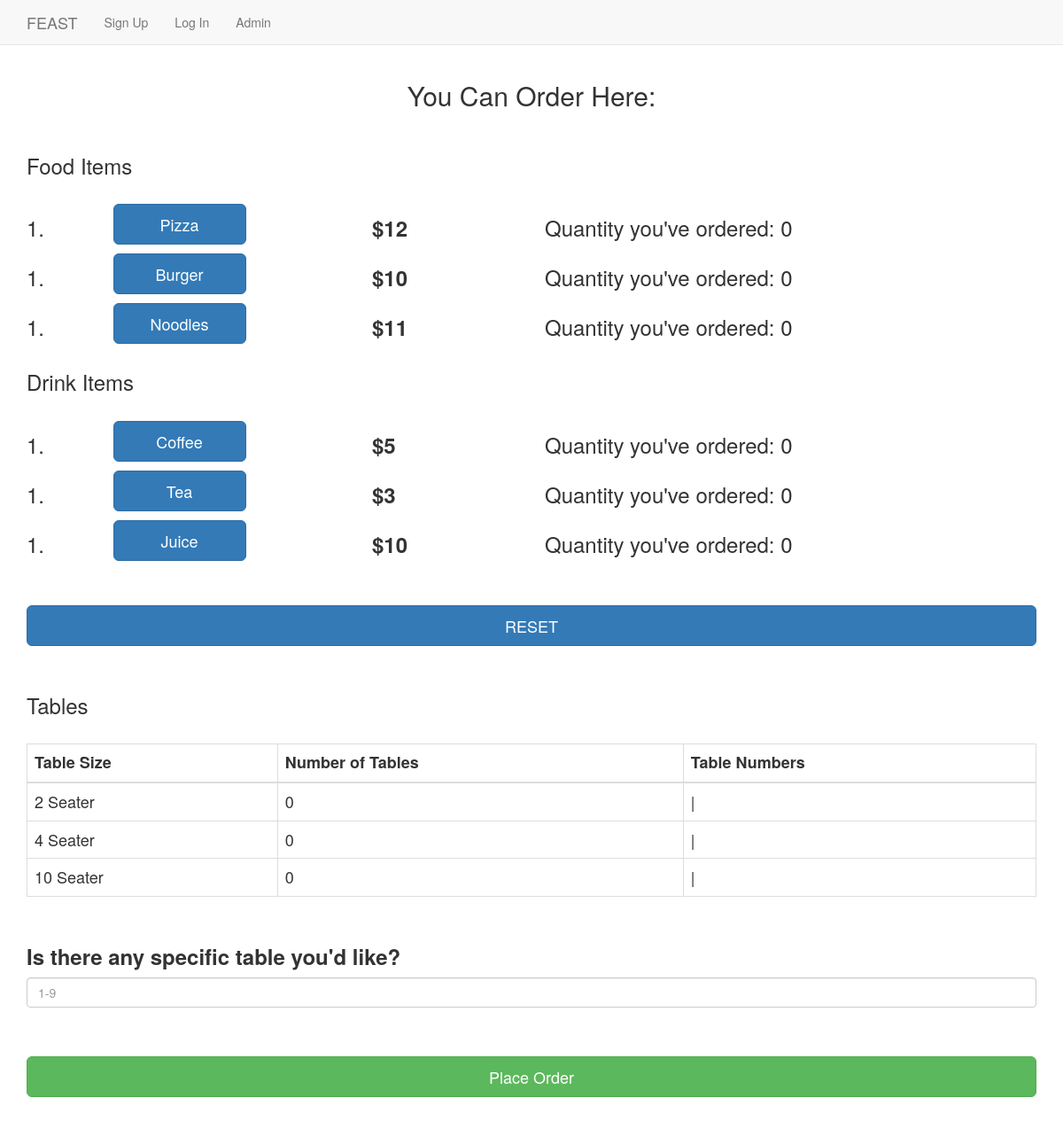
/order/, run on an earlier commit of the app's database.
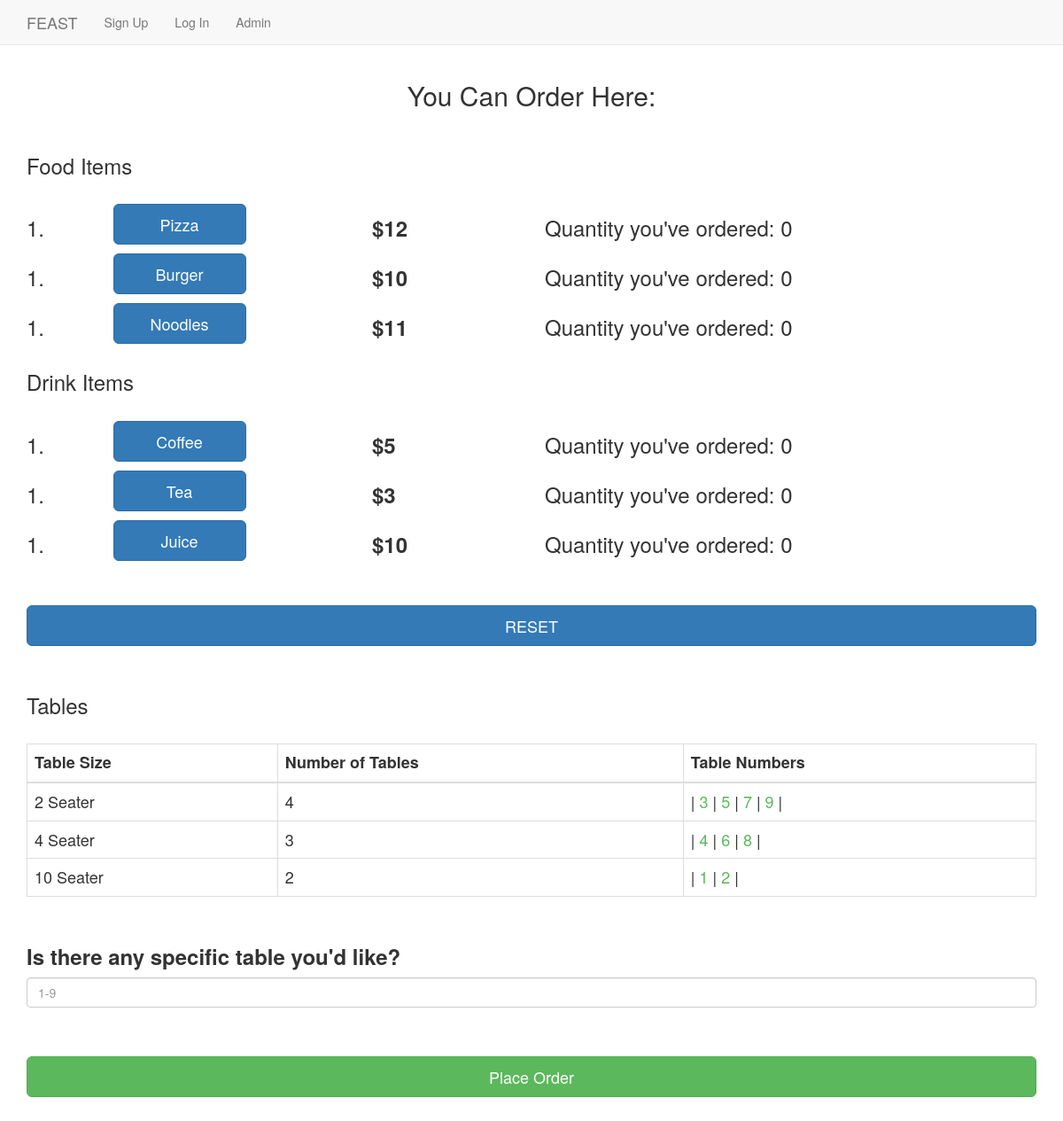
And on a later commit of the database.
### restaurant/models.py (models this page shows, shortened)
class food_item(models.Model):
    name = models.CharField(max_length=264)
    price = models.PositiveSmallIntegerField(default=0)

class drink_item(models.Model):
    name = models.CharField(max_length=264)
    price = models.PositiveSmallIntegerField(default=0)

class table(models.Model):
    table_num = models.IntegerField(default=0)
    is_occupied = models.BooleanField(default=False)
    seats = models.IntegerField(default=0)

### restaurant/views.py (the view, shortened to what this page needs)
# urls.py: url(r'^order/',views.order,name='order'),
def order(request):
    if request.method == "GET":
        return render(request,'restaurant/order.html',{"food_items":food_item.objects.all(),"drink_items":drink_item.objects.all(),"seats_2":table.objects.filter(seats=2),"seats_4":table.objects.filter(seats=4),"seats_10":table.objects.filter(seats=10)})

### templates/restaurant/order.html (shortened to what this page needs)
<!DOCTYPE html>
{% extends 'restaurant/base.html' %}
{% block body_block %}
  <h2 class="lmao">You Can Order Here:</h2>
  <br>
  <h3>Food Items</h3><br>
  {% for item in food_items %}
  <div class="row">
    <div class="col-md-1 col-xs-1">
        <p class="q">1.</p>
    </div>
    <div class="col-md-3 col-xs-3">
      <button type="button" onclick="increment('{{ item.name }}_qty')" class="btn btn-default btn-lg btnstyle btn-primary" name="{{ item.name }}">{{ item.name }}</button>
    </div>
    <div class="col-md-2 col-xs-2">
      <label class="labels" for="{{ item.name }}">${{item.price}}</label>
    </div>
    <div class="col-md-6 col-xs-6">
      <p class="q">Quantity you've ordered: <span class="zero" id="{{ item.name }}_qty">0</span></p>
    </div>
  </div>
  {% endfor %}
  <h3>Drink Items</h3><br>
  {% for item in drink_items %}
  <div class="row">
    <div class="col-md-1 col-xs-1">
      <p class="q">1.</p>
    </div>
    <div class="col-md-3 col-xs-3">
      <button type="button" onclick="increment('{{ item.name }}_qty')" class="btn btn-default btn-lg btnstyle btn-primary" name="{{ item.name }}">{{ item.name }}</button>
    </div>
    <div class="col-md-2 col-xs-2">
      <label class="labels" for="{{ item.name }}">${{ item.price }}</label>
    </div>
    <div class="col-md-6 col-xs-6">
      <p class="q">Quantity you've ordered: <span class="zero" id="{{ item.name }}_qty">0</span></p>
    </div>
  </div>
  {% endfor %}
  <br><br>
  <button type="button" onclick="zero()" class="btn btn-default btn-lg btn-primary btn-block col-md-12 " name="reset">RESET</button>
  <br><br><br><br>
  <h3>Tables</h3><br>
  <table class="table table-bordered table-hover">
    <thead>
      <th>Table Size</th>
      <th>Number of Tables</th>
      <th>Table Numbers</th>
    </thead>
    <tr>
      <td>2 Seater</td>
      <td>{{ seats_2|length }}</td>
      <td>
        | {% for table in seats_2 %}
            {% if table.is_occupied %}
              <span style="color:red;">{{ table.table_num }} </span>|
            {% else %}
              <span style="color:#5cb85c;">{{ table.table_num }} </span>|
            {% endif %}
          {% endfor %}
      </td>
    </tr>
    <tr>
      <td>4 Seater</td>
      <td>{{ seats_4|length }}</td>
      <td>
        | {% for table in seats_4 %}
            {% if table.is_occupied %}
              <span style="color:red;">{{ table.table_num }} </span>|
            {% else %}
              <span style="color:#5cb85c;">{{ table.table_num }} </span>|
            {% endif %}
          {% endfor %}
      </td>
    </tr>
    <tr>
      <td>10 Seater</td>
      <td>{{ seats_10|length }}</td>
      <td>
        | {% for table in seats_10 %}
            {% if table.is_occupied %}
              <span style="color:red;">{{ table.table_num }} </span>|
            {% else %}
              <span style="color:#5cb85c;">{{ table.table_num }} </span>|
            {% endif %}
          {% endfor %}
      </td>
    </tr>
  </table>
  <br>
  <div class="form-group">
    <label for="tablenum" class="labels">Is there any specific table you'd like?</label><br>
    <input id="input_table_num" type="number" name="tablenum" class="form-control" placeholder="1-9" max="9" min="1">
  </div>
  <br><br>
  <div class="form-group">
    <input onclick="submit_form()" class="btn btn-default btn-lg btn-success btn-block" name="placeorder" value="Place Order">
  </div>
  <br><br><br><br><br><br>
{% endblock %}

What changed in the data, as far as the page shows it:
added table: table_num "3", shown under "Tables"
added table: table_num "5", shown under "Tables"
added table: table_num "7", shown under "Tables"
added table: table_num "9", shown under "Tables"
added table: table_num "4"
added table: table_num "6"
added table: table_num "8"
added table: table_num "1"
added table: table_num "2"
Also different on the page:
{{ seats_2|length }}: "0" → "4"
{{ seats_4|length }}: "0" → "3"
{{ seats_10|length }}: "0" → "2"
